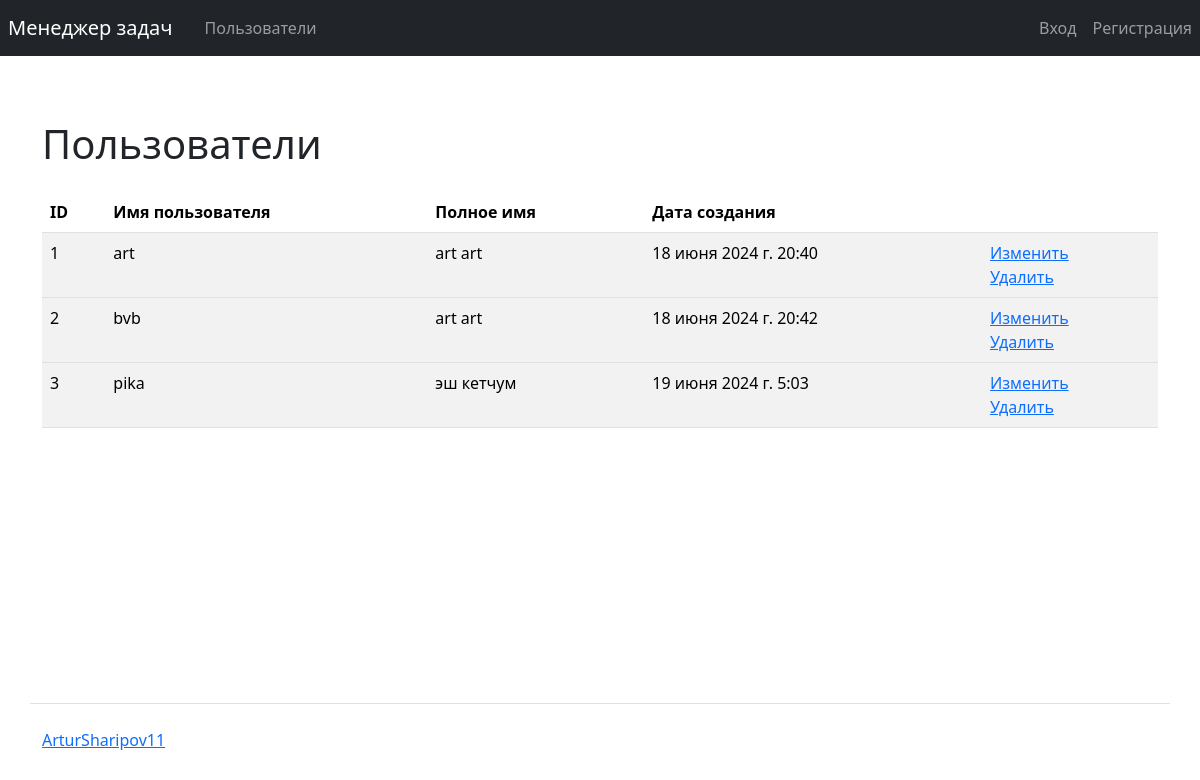
Before: /users/ with the older database file.
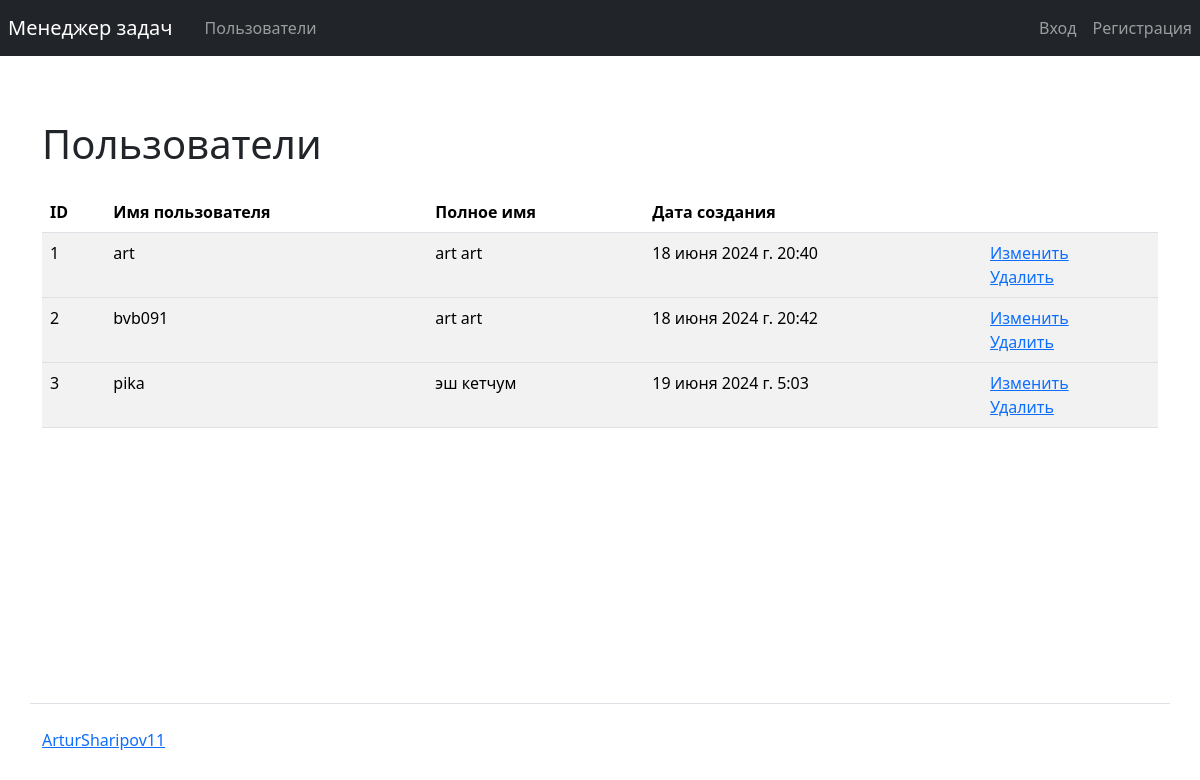
After: the same page with the newer database file.
### task_manager/users/models.py (models this page shows)
class User(AbstractUser):
    def __str__(self):
        return self.get_full_name()

### task_manager/users/views.py (the view)
# urls.py: path('', views.IndexIndex.as_view(), name='users'),
class IndexIndex(ListView):
    model = get_user_model()
    template_name = 'users/users.html'
    context_object_name = 'users'
    def get_context_data(self, **kwargs: Any) -> dict[str, Any]:
        context = super().get_context_data(**kwargs)
        context['messages'] = messages.get_messages(self.request)
        return context

### task_manager/templates/users/users.html
{% extends "base.html" %}
{% load i18n %}
{% block main %}
  <main>
    <h1 class="my-4">{% translate "Users" %}</h1>
    <table class="table table-striped">
      <thead>
        <tr>
          <th>ID</th>
          <th>{% translate "User name" %}</th>
          <th>{% translate "Full name" %}</th>
          <th>{% translate "Create date" %}</th>
          <th></th>
        </tr>
      </thead>
      {% for user in users %}
      <tbody>
          <tr>
            <td>{{ user.id }}</td>
            <td>{{ user.username }}</td>
            <td>{{ user.first_name }} {{ user.last_name }}</td>
            <td>{{ user.date_joined }}</td>
            <td>
              <a href="{% url 'update_user' user.id %}">{% translate "Change" %}</a>
              <br>
              <a href="{% url 'delete_user' user.id %}">{% translate "Delete" %}</a>
            </td>
          </tr>
      </tbody>
      {% endfor %}
    </table>
  </main>
{% endblock %}

Changed rows visible on the page:
changed User id 2: username "bvb" → "bvb091"
